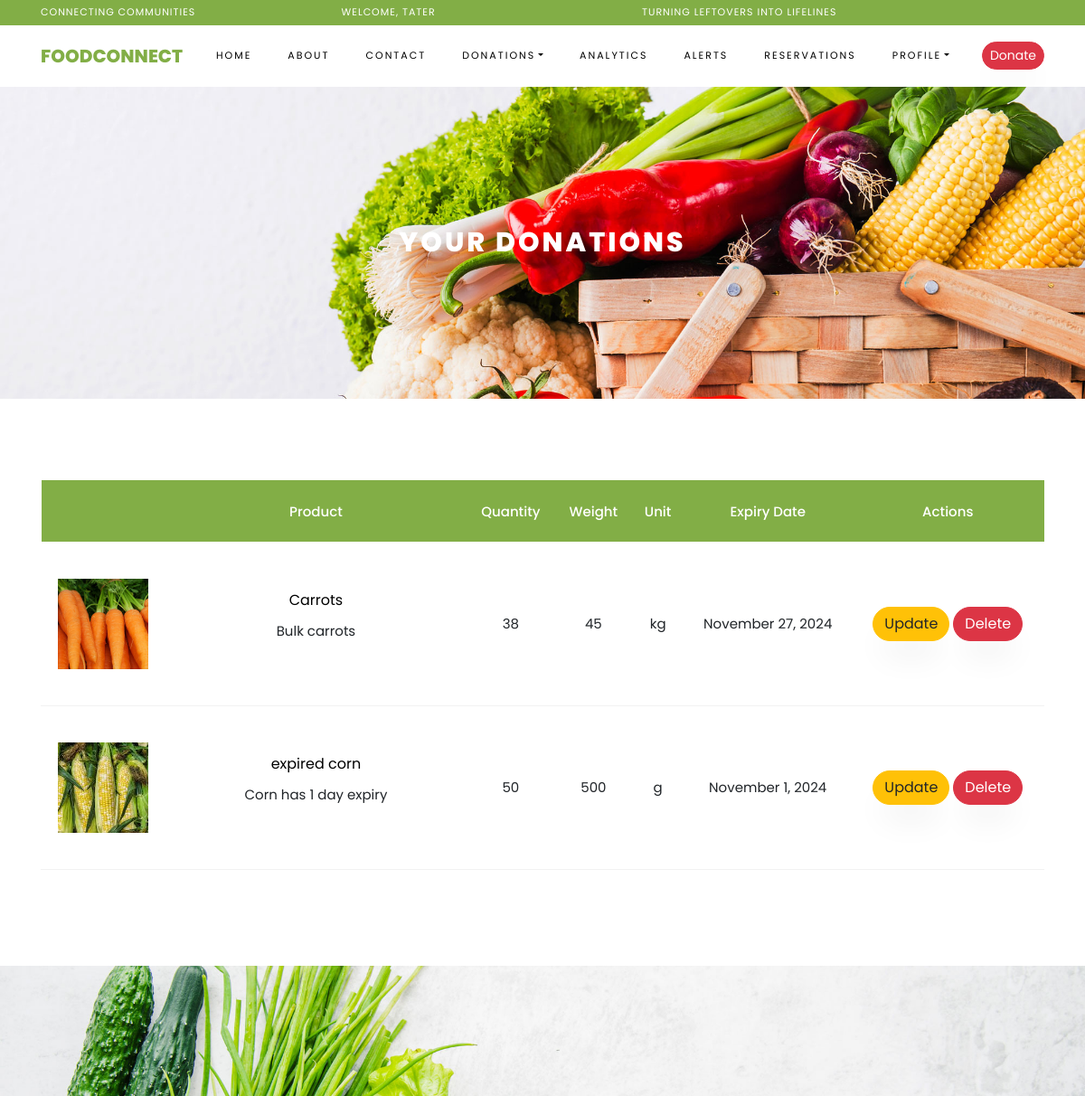
The page /donations/my-donations/ (signed in, upper part) on the database as committed earlier.
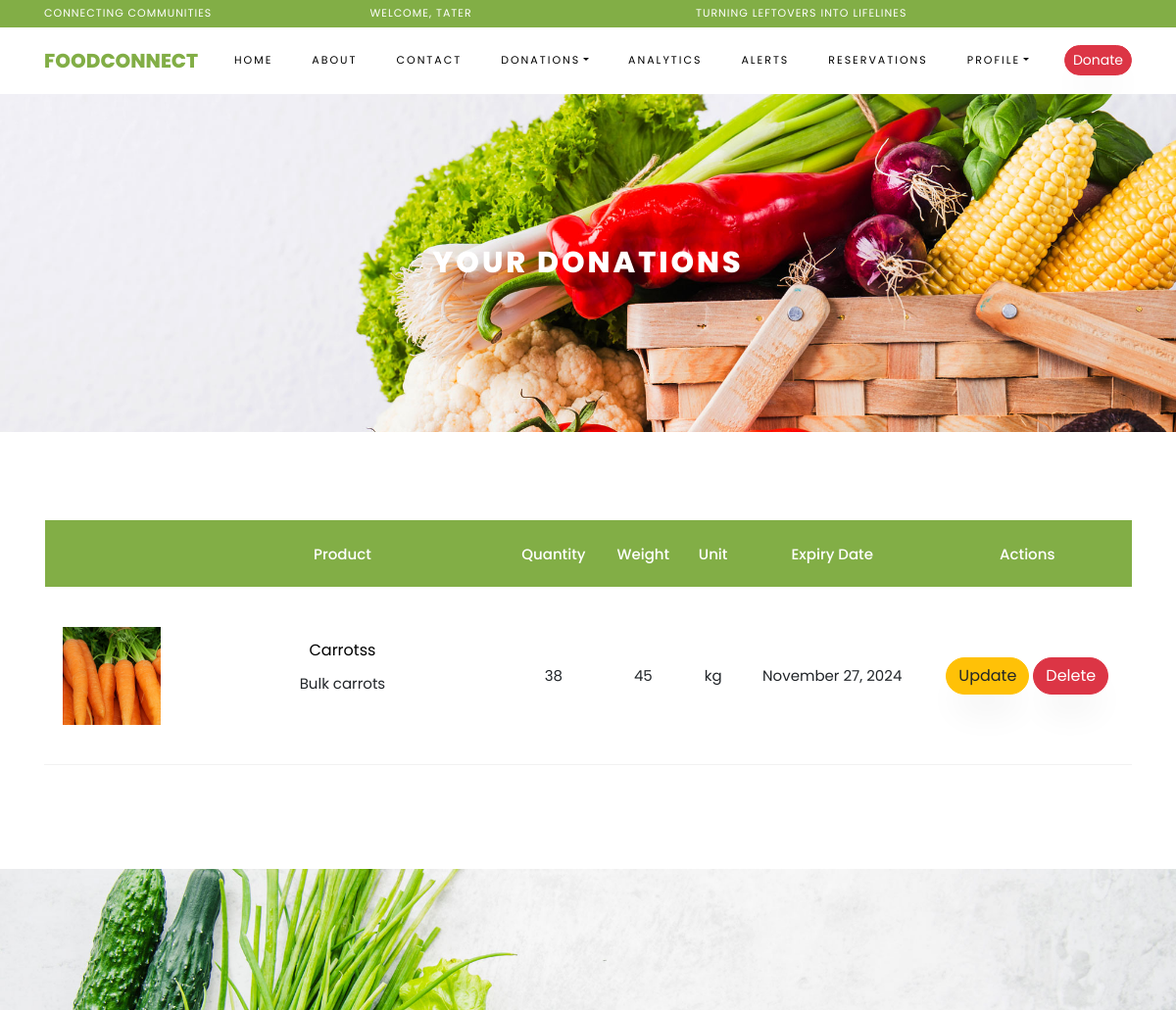
The same page on the database as committed later.
### donations/models.py (models this page shows, shortened)
class Product(models.Model):
    UNIT_CHOICES = [
        ('g', 'Grams'),
        ('kg', 'Kilograms'),
        ('liters', 'Liters'),
        ('ml', 'Milliliters'),
    ]
    name = models.CharField(max_length=100)
    donated_by = models.ForeignKey(User, on_delete=models.SET_NULL, null=True)
    description = models.TextField(null=True, blank=True)
    category = models.ForeignKey(Category, on_delete=models.CASCADE, related_name='category')
    quantity = models.PositiveIntegerField()
    weight = models.PositiveIntegerField()
    unit = models.CharField(max_length=10, choices=UNIT_CHOICES)
    rating = models.PositiveIntegerField(default=0)
    amount_donated = models.PositiveIntegerField(default=0)
    expiry_date = models.DateField(blank=True, null=True)
    image = models.ImageField(upload_to='product_images/', blank=True, null=True)
    date_created = models.DateTimeField(auto_now_add=True)

### donations/views.py (the view)
# urls.py: path('my-donations/', views.donor_donations, name='donor_donations'),
@login_required
def donor_donations(request):
    donations = Product.objects.filter(donated_by=request.user)
    return render(request, 'donations/donor_donations_list.html', {
        'donations': donations,
    })

### templates/donations/donor_donations_list.html
{% extends 'webpages/base.html' %}
{% load static %}
{% block content %}
    <div class="hero-wrap hero-bread" style="background-image: url('{% static "images/bg_1.jpg" %}');">
      <div class="container">
        <div class="row no-gutters slider-text align-items-center justify-content-center">
          <div class="col-md-9 ftco-animate text-center">
            <h1 class="mb-0 bread">Your Donations</h1>
          </div>
        </div>
      </div>
    </div>
 <section class="ftco-section ftco-cart">
			<div class="container">
				<div class="row">
    			<div class="col-md-12 ftco-animate">
    				<div class="cart-list">
                        {% if donations %}
	    				<table class="table">
						    <thead class="thead-primary">
						      <tr class="text-center">
                                  <th>&nbsp;</th>
                                  <th>Product</th>
                                  <th>Quantity</th>
                                  <th>Weight</th>
                                  <th>Unit</th>
                                  <th>Expiry Date</th>
                                  <th>Actions</th>
						      </tr>
						    </thead>
						    <tbody>
                            {% for donation in donations %}
						      <tr class="text-center">
                                <td class="image-prod">
                                    <div class="img" style="background-image:url(
                                        {% if donation.image %}
                                            {{ donation.image.url }}
                                        {% else %}
                                            {% static 'images/default-foodbox.jpg' %}
                                        {% endif %}
                                    );"></div>
                                </td>
                                  <td class="product-name">
                                      <h3>{{ donation.name }}</h3>
                                      <p>{{ donation.description|truncatechars:50 }}</p>
                                  </td>
                                  <td>{{ donation.quantity }}</td>
                                  <td>{{ donation.weight }}</td>
                                  <td>{{ donation.unit }}</td>
                                  <td>{{ donation.expiry_date|date:"F j, Y" }}</td>
                                  <td>
                                     <a href="{% url 'update-donation' donation.id %}" class="btn btn-warning">
                                        Update
                                     </a>
                                      <a href="{% url 'delete-donation' donation.id %}"
                                        class="btn btn-danger"
                                        onclick="return confirm('Are you sure you want to delete Donation?');"
                                     >
                                         Delete
                                     </a>
                                  </td>
						      </tr>
                            {% endfor %}
						    </tbody>
						  </table>
                        {% else %}
                            <p>No Donation Found.</p>
                        {% endif %}
					  </div>
    			</div>
    		</div>
			</div>
		</section>
{% endblock %}

Rows that differ between the two databases and show on the page:
removed Product: image (picture), name "expired corn", description "Corn has 1 day expiry", quantity "50", weight "500", unit "g", expiry_date "November 1, 2024"
changed Product "Bulk carrots": name "Carrots" → "Carrotss"
